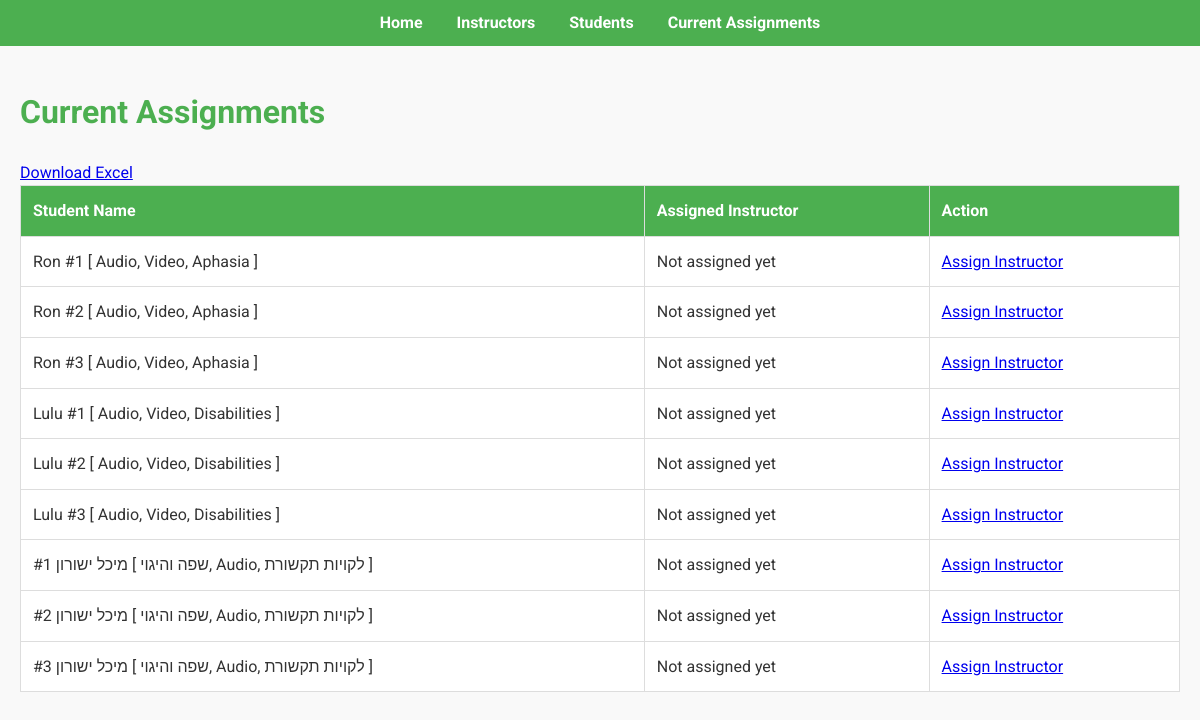
The app's page /current_assignments, older data.
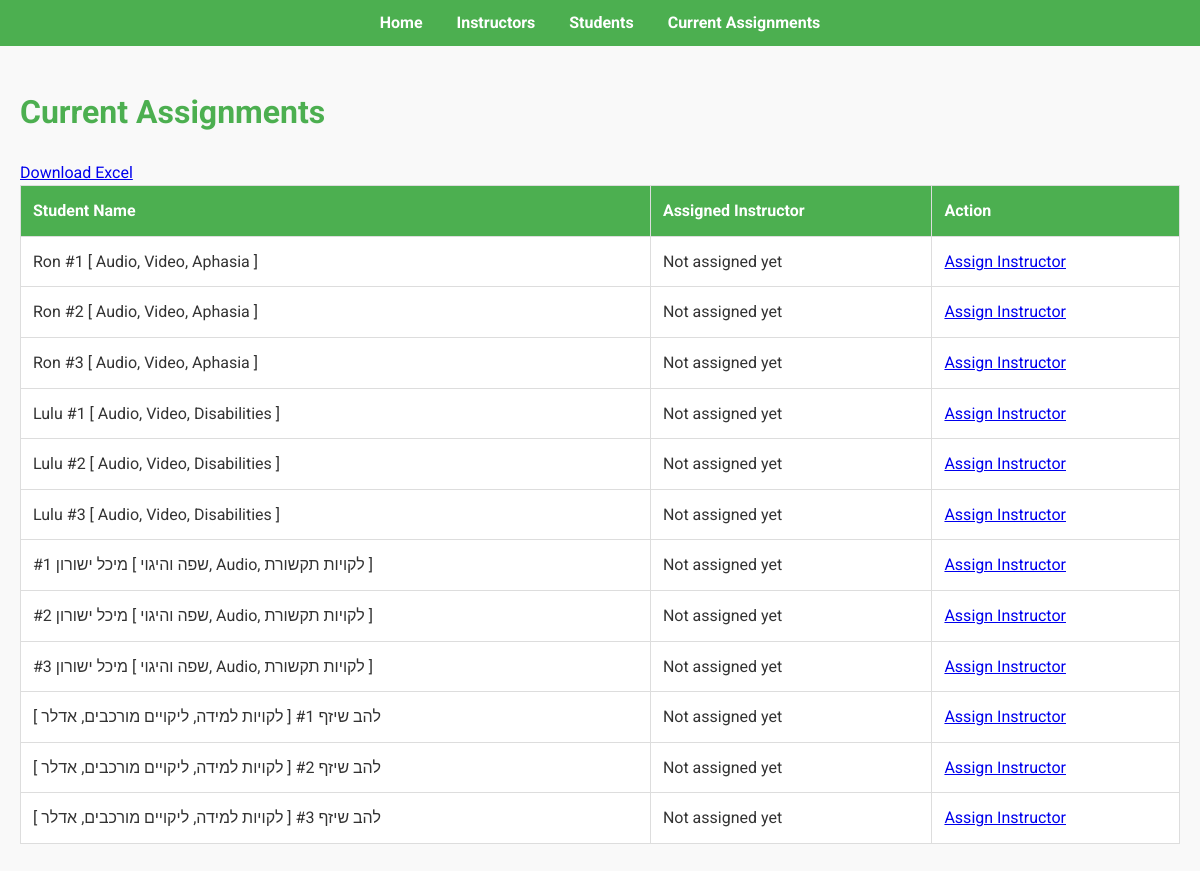
The same page, newer data.
### app/models.py (models this page shows)
class Student(db.Model):
    id = db.Column(db.Integer, primary_key=True)
    name = db.Column(db.String(128), nullable=False)
    preferred_fields = db.Column(db.String(128), nullable=False)
    preferred_practice_area = db.Column(db.String(128), nullable=False)
    assignments = db.relationship('Assignment', backref='student', lazy=True)

### app/routes.py (the view, shortened to what this page needs)
@bp.route('/current_assignments')
def current_assignments():
    students = Student.query.all()
    assignments = Assignment.query.all()
    student_assignments = {}
    for student in students:
        student_assignments[student.id] = {
            'name': student.name,
            'preferred_fields': student.preferred_fields.split(','),
            'assignments': [None, None, None]  # Placeholder for three assignments
        }
    return render_template('current_assignments.html', student_assignments=student_assignments)

### app/templates/current_assignments.html (shortened to what this page needs)
{% extends "base.html" %}
{% block content %}
<h1>Current Assignments</h1>
<a href="{{ url_for('main.download_assignments') }}" class="btn btn-primary">Download Excel</a>
<table border="1">
    <thead>
        <tr>
            <th>Student Name</th>
            <th>Assigned Instructor</th>
            <th>Action</th>
        </tr>
    </thead>
    <tbody>
        {% for student_id, student_data in student_assignments.items() %}
            {% set row_class = loop.index0 % 2 == 0 and 'even-row' or 'odd-row' %}
            {% for i in range(3) %}
                <tr class="{{ row_class }}">
                    <td>{{ student_data.name }} #{{ i + 1 }} [ {{ student_data.preferred_fields | join(', ') }} ]</td>
                    {% if student_data.assignments[i] %}
                        {% set reason = student_data.assignments[i].instructor.area_of_expertise not in student_data.preferred_fields and 'yellow-background' %}
                        <td class="{{ reason }}">{{ student_data.assignments[i].instructor.name }} - {{ student_data.assignments[i].assigned_day }} - {{ student_data.assignments[i].instructor.area_of_expertise }}</td>
                        <td>
                            <form method="post" action="{{ url_for('main.remove_assignment', assignment_id=student_data.assignments[i].id) }}">
                                <button type="submit">Cancel Assignment</button>
                            </form>
                        </td>
                    {% else %}
                        <td>Not assigned yet</td>
                        <td>
                            <div class="student" onmouseover="fetchInstructors('{{ student_id }}', this.querySelector('.instructors-tooltip'))" data-student-id="{{ student_id }}">
                                <a href="{{ url_for('main.assign_instructor', student_id=student_id) }}">Assign Instructor</a>
                            </div>
                        </td>
                    {% endif %}
                </tr>
            {% endfor %}
        {% endfor %}
    </tbody>
</table>
{% endblock %}

Row changes from the older to the newer data that the page shows:
added Student: name "להב שיזף" "להב שיזף" "להב שיזף"
Text that changed along with them:
new list line: "# [ לקויות למידה, ליקויים מורכבים, אדלר ] Not assigned yet Assign Instructor # [ לקויות למידה, ליקויים מורכבים, אדלר ] Not assigned yet Assign Instructor # [ לקויות למידה, ליקויים מורכבים, אדלר ] Not assigned yet Assign Instructor"
